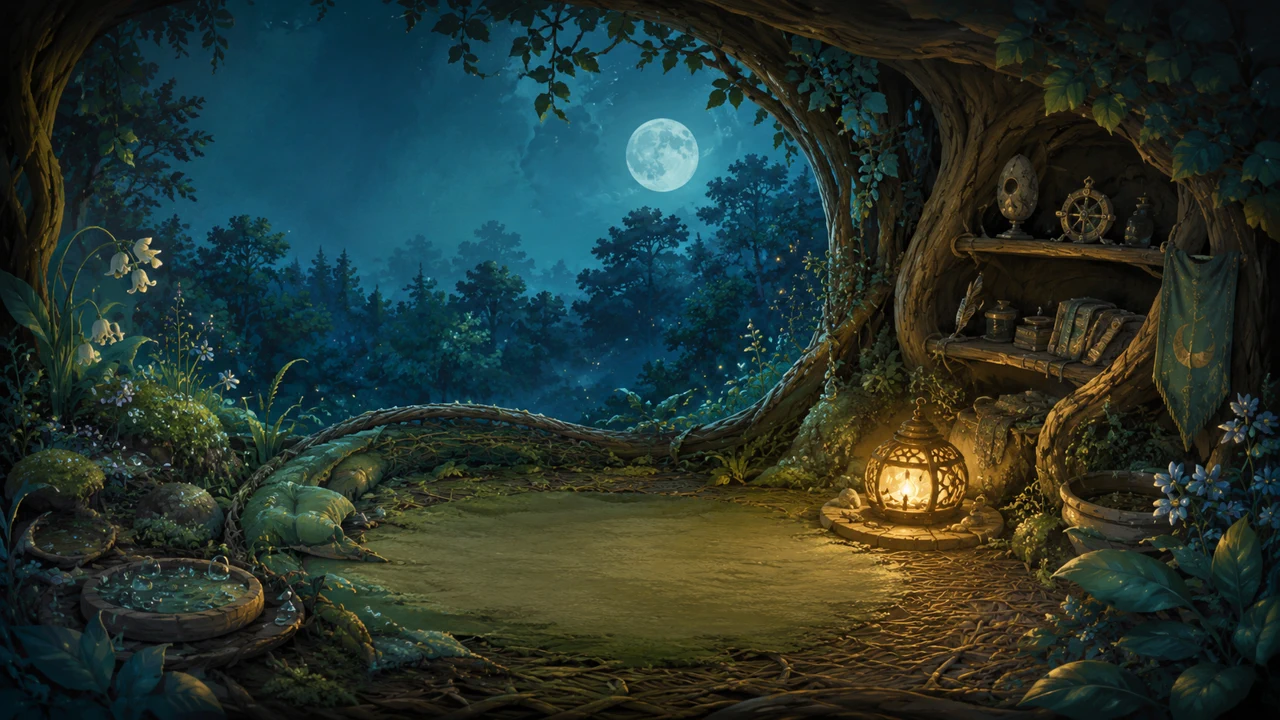
#> input picture app/src/main/assets/game/atlas/hub/hub_moonmoth_hearth.webp, 1280 x 720 px
$ python derive_lanternwing_atlas.py ../../app/src/main/assets/game/atlas/hub/hub_moonmoth_hearth.webp out.png
#> lines starting #> are read from the running program, lines starting #| are printed output that depends on the picture
#> in main, source is the input picture: PIL image 1280x720 RGB; mean R, G, B 38.4, 53.3, 46.8
#!/usr/bin/env python3
"""Derive the production Lanternwing palette from the approved Glimmerling atlas.

Both forms deliberately share a motion rig so controls and animation timing stay
identical. Lanternwing gains a moonlit blue-green coat, brighter gold markings,
and a restrained lantern bloom while preserving the hand-painted silhouettes.
"""

from __future__ import annotations

import argparse
from pathlib import Path

from PIL import Image, ImageFilter


def transform(source: Image.Image) -> Image.Image:
    image = source.convert("RGBA")
    pixels = image.load()
    for y in range(image.height):
        for x in range(image.width):
            red, green, blue, alpha = pixels[x, y]
            if alpha == 0:
                continue
            # Preserve warm lantern paint while evolving foliage hues toward
            # deeper blue-green and increasing form readability at night.
            if red > green * 1.08 and red > blue * 1.35:
                pixels[x, y] = (
                    min(255, int(red * 1.10 + 12)),
                    min(255, int(green * 1.04 + 8)),
                    max(22, int(blue * .78)),
                    alpha,
                )
            else:
                luminance = (red + green + blue) / 3
                pixels[x, y] = (
                    max(18, int(red * .55 + luminance * .12)),
                    min(235, int(green * .72 + 26)),
                    min(255, int(blue * 1.05 + 42)),
                    alpha,
                )

    alpha = image.getchannel("A")
#> alpha: PIL image 1280x720 L; every value is 255
    glow_alpha = alpha.filter(ImageFilter.GaussianBlur(5)).point(lambda value: int(value * .12))
#> glow_alpha: PIL image 1280x720 L; every value is 30
    glow = Image.new("RGBA", image.size, (112, 220, 213, 0))
    glow.putalpha(glow_alpha)
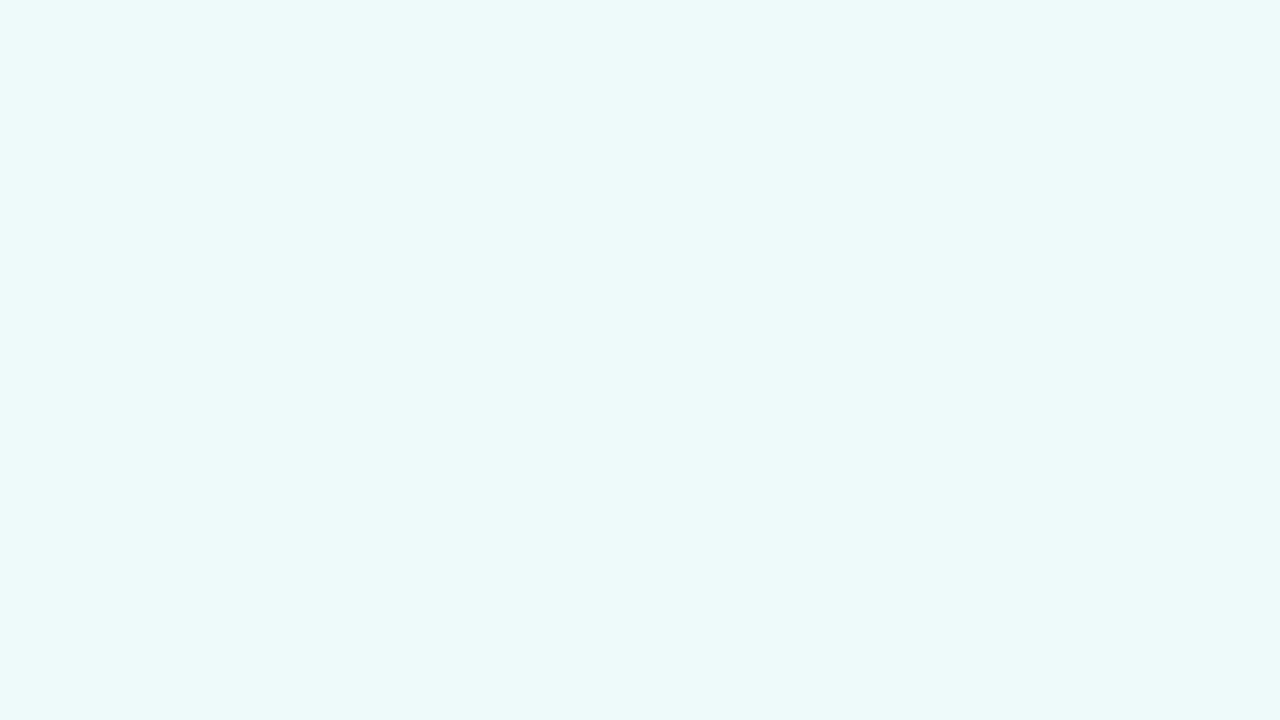
#> glow: PIL image 1280x720 RGBA; mean R, G, B, A 112, 220, 213, 30; transparent parts drawn white
    return Image.alpha_composite(glow, image)
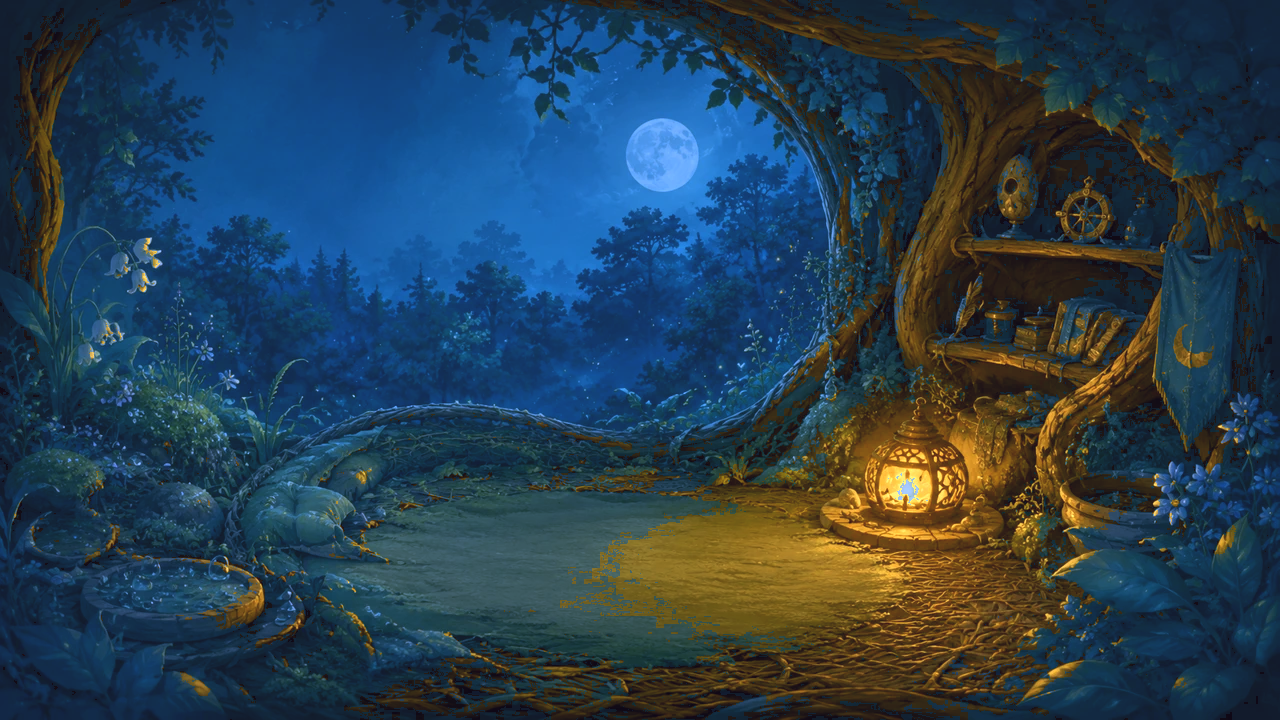
#> returned value: PIL image 1280x720 RGBA; mean R, G, B, A 40.2, 63.6, 80.3, 255


def main() -> None:
    parser = argparse.ArgumentParser()
    parser.add_argument("source", type=Path)
    parser.add_argument("destination", type=Path)
    arguments = parser.parse_args()
    with Image.open(arguments.source) as source:
        output = transform(source)
    arguments.destination.parent.mkdir(parents=True, exist_ok=True)
    output.save(arguments.destination, "PNG", optimize=True)


if __name__ == "__main__":
    main()
